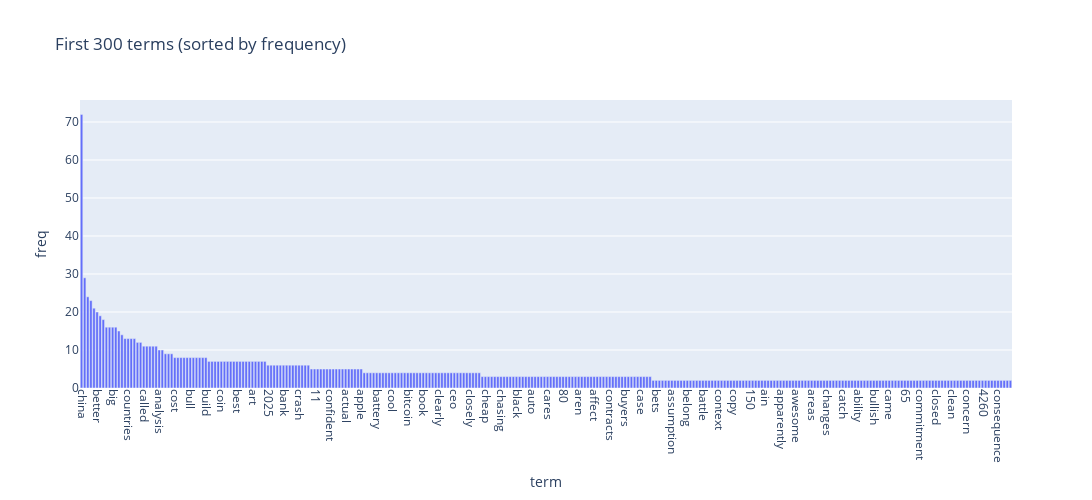

Write notebook code for a chart like this one.
### Code cell
df_plot = df_plot.sort_values(by='freq', ascending=False)

fig = px.bar(
    df_plot,
    x='term', y='freq',
    title='First 300 terms (sorted by frequency)'
)
fig.update_layout(
    xaxis_tickangle=90,
    bargap=0.2,
    width=1200, height=500
)
fig.show()

### Figure 1 — Plotly figure (JSON) as saved in the notebook; plotly's stock layout.template omitted (floating-point values rounded to 4 significant figures; data arrays with more than 128 entries replaced by an {"elided": "..."} marker saying what was removed)
{"data": [{"hovertemplate": "term=%{x}<br>freq=%{y}<extra></extra>", "legendgroup": "", "marker": {"color": "#636efa", "pattern": {"shape": ""}}, "name": "", "orientation": "v", "showlegend": false, "textposition": "auto", "type": "bar", "x": {"elided": "300 str values"}, "xaxis": "x", "y": {"elided": "300 int values"}, "yaxis": "y"}], "layout": {"bargap": 0.2, "barmode": "relative", "height": 500, "legend": {"tracegroupgap": 0}, "title": {"text": "First 300 terms (sorted by frequency)"}, "width": 1200, "xaxis": {"anchor": "y", "domain": [0, 1], "tickangle": 90, "title": {"text": "term"}}, "yaxis": {"anchor": "x", "domain": [0, 1], "title": {"text": "freq"}}}}
